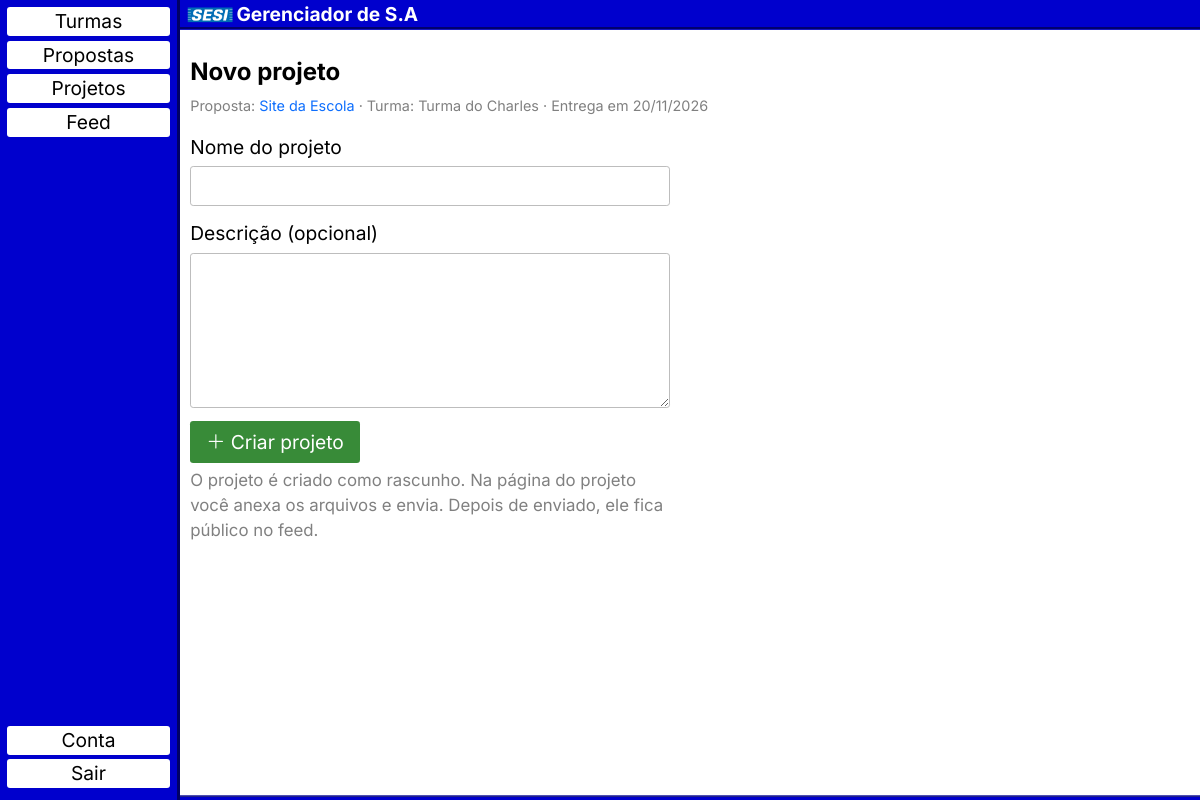
Screenshot of /paginas/novo_projeto.php?proposta=1 (signed in) with the database file from the repository.
### tables this page shows
CREATE TABLE `propostas` (
  `id` int(11) PRIMARY KEY NOT NULL AUTO_INCREMENT,
  `id_turma` int(11) NOT NULL,
  `id_professor` int(11) NOT NULL,
  `nome` varchar(150) NOT NULL,
  `descricao` text,
  `data_criado` date NOT NULL DEFAULT current_timestamp(),
  `data_entrega` date DEFAULT NULL
);

CREATE TABLE `turmas` (
  `id` int(11) PRIMARY KEY NOT NULL AUTO_INCREMENT,
  `nome` varchar(150) NOT NULL,
  `data_criado` date NOT NULL DEFAULT current_timestamp()
);

### acoes/permissoes.php (called while the page is built, shortened)
<?php
    function e_professor_da_turma($conexao, $id_user, $id_turma) {
        $stmt = $conexao->prepare("SELECT 1 FROM user_modera WHERE id_user = ? AND id_turma = ?");
        $stmt->execute([$id_user, $id_turma]);
        return (bool) $stmt->fetch();
    }
    function e_aluno_da_turma($conexao, $id_user, $id_turma) {
        $stmt = $conexao->prepare("SELECT 1 FROM user_participa WHERE id_user = ? AND id_turma = ?");
        $stmt->execute([$id_user, $id_turma]);
        return (bool) $stmt->fetch();
    }
    function prazo_encerrado($data_entrega) {
        return $data_entrega && date('Y-m-d') > $data_entrega;
    }
    function buscar_proposta_do_usuario($conexao, $id_user, $id_proposta) {
        $sql = "SELECT pr.id, pr.nome, pr.descricao, pr.data_criado, pr.data_entrega,
                       t.id AS id_turma, t.nome AS nome_turma, u.nome AS nome_professor
                FROM propostas pr
                INNER JOIN turmas t ON t.id = pr.id_turma
                INNER JOIN users u ON u.id = pr.id_professor
                WHERE pr.id = ?";
        $stmt = $conexao->prepare($sql);
        $stmt->execute([$id_proposta]);
        $proposta = $stmt->fetch(PDO::FETCH_ASSOC);
        $proposta['e_professor'] = e_professor_da_turma($conexao, $id_user, $proposta['id_turma']);
        $proposta['e_aluno'] = e_aluno_da_turma($conexao, $id_user, $proposta['id_turma']);
        $proposta['prazo_encerrado'] = prazo_encerrado($proposta['data_entrega']);
        return $proposta;
    }
?>

### paginas/novo_projeto.php (the view, shortened to what this page needs)
<?php include(__DIR__ . '/../header.php'); ?>
<?php
    require_once(__DIR__ . '/../acoes/db_con_init.php');
    require_once(__DIR__ . '/../acoes/permissoes.php');
    $proposta = buscar_proposta_do_usuario($conexao, $_SESSION['id'], $_GET['proposta'] ?? null);
    $stmt = $conexao->prepare("SELECT id, nome FROM projetos WHERE id_proposta = ? AND id_aluno = ?");
    $stmt->execute([$proposta['id'], $_SESSION['id']]);
    $meu_projeto = $stmt->fetch(PDO::FETCH_ASSOC);
?>
<h2 class="titulo">Novo projeto</h2>
<p class="turma-info">
    Proposta: <a href="<?= $base ?>/paginas/proposta.php?id=<?= $proposta['id'] ?>"><?= htmlspecialchars($proposta['nome']) ?></a>
    · Turma: <?= htmlspecialchars($proposta['nome_turma']) ?>
    · <?php if ($proposta['data_entrega']): ?>
        Entrega em <?= date('d/m/Y', strtotime($proposta['data_entrega'])) ?>
    <?php else: ?>
        Sem data de entrega
    <?php endif ?>
</p>
<?php if ($meu_projeto): ?>
    <p>
        Você já tem um projeto nesta proposta:
        <a href="<?= $base ?>/paginas/projeto.php?id=<?= $meu_projeto['id'] ?>"><?= htmlspecialchars($meu_projeto['nome']) ?></a>
    </p>
<?php elseif ($proposta['prazo_encerrado']): ?>
    <p class="prazo-encerrado"><i class="bi bi-lock"></i> O prazo de entrega desta proposta já passou.</p>
<?php else: ?>
    <form class="form-simples" action="<?= $base ?>/acoes/criar_projeto.php?proposta=<?= $proposta['id'] ?>" method="POST">
        <label for="nome">Nome do projeto</label>
        <input type="text" id="nome" name="nome" maxlength="150" required>
        <label for="descricao">Descrição (opcional)</label>
        <textarea id="descricao" name="descricao" rows="5"></textarea>
        <button type="submit"><i class="bi bi-plus-lg"></i> Criar projeto</button>
        <small>O projeto é criado como rascunho. Na página do projeto você anexa os arquivos e envia. Depois de enviado, ele fica público no feed.</small>
    </form>
<?php endif ?>
<?php include(__DIR__ . '/../footer.php'); ?>

### recursos/style.css (style rules this page uses)
body { margin: 0; font-family: "inter", sans-serif; font-size: larger; box-sizing: revert; }
p { padding: 0; margin: 0; }
a { text-decoration: none; }
.titulo { font-size: 1.5rem; font-weight: bold; margin: 1rem 0; }
.form-simples { display: flex; flex-direction: column; gap: 0.3rem; max-width: 30rem; margin-top: 1rem; }
.form-simples input, .form-simples textarea { border: 1px solid rgb(189, 189, 189); border-radius: 0.2rem; padding: 0.3rem; margin-bottom: 0.5rem; }
.form-simples button { align-self: flex-start; background-color: rgb(56, 139, 56); color: white; border-style: none; border-radius: 0.2rem; padding: 0.4rem 1rem; }
.form-simples small { color: gray; }
.turma-info { color: gray; font-size: 0.9rem; margin-top: -0.5rem; }

### rows the page displays
propostas: nome "Site da Escola", id_turma.nome "Turma do Charles", data_entrega "20/11/2026"
